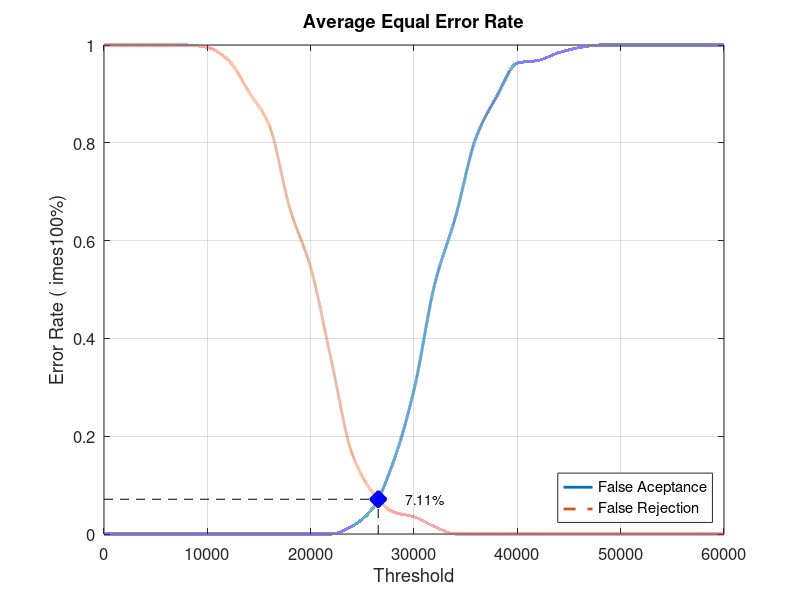
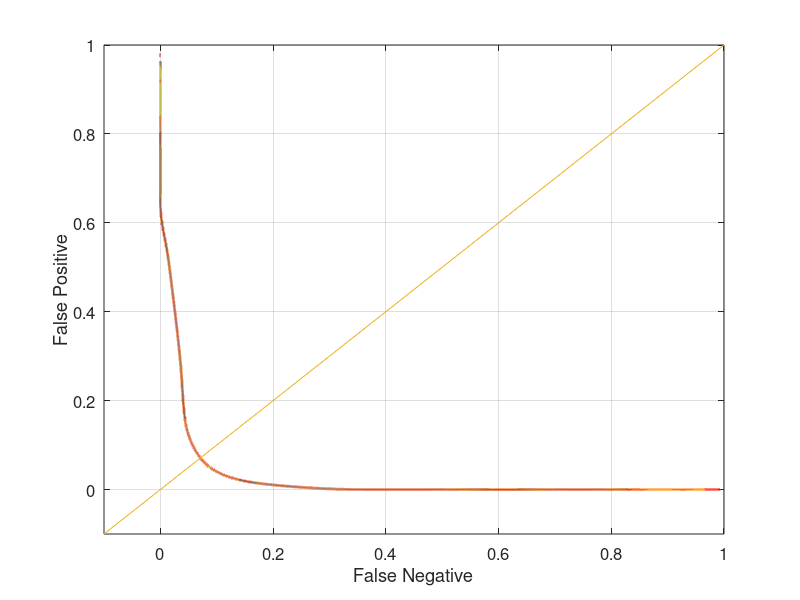

Here is the MATLAB script that generated these plots, in order:
close all;
clear;
clc;
x = 0:2000:60000;
xq = 0:0.5:60000;

y0 = [0 0 0 0 0 0 0 0 0 0 0 0 0.0157895 0.0526316 0.147368 0.294737 0.510526 0.647368 0.810526 0.894737 0.963158 0.968421 0.984211 0.994737 1 1 1 1 1 1 1]
yy0 = interp1(x, y0, xq, 'pchip');
y1 = [1 1 1 1 1 0.995 0.97 0.905 0.835 0.665 0.545 0.355 0.165 0.085 0.045 0.035 0.015 0 0 0 0 0 0 0 0 0 0 0 0 0 0]
yy1 = interp1(x, y1, xq, 'pchip');

% Calculating EER: 
y2 = abs(y0 - y1);
find(y2 == min(y2))
yy2 = abs(yy0 - yy1);
xEER = find(yy2 == min(yy2));
xEERIndex = xq(xEER) % X-axis EER
yEER = yy0(xEER) % Y-axis EER

main = figure
plot(xq, yy0,'-','LineWidth', 2);	hold on
plot(xq, yy1,'--','LineWidth', 2);	hold on
plot([xEERIndex xEERIndex], [0 yEER], 'k--');	hold on
plot([0 xEERIndex], [yEER yEER], 'k--');	hold on
plot(xEERIndex, yEER, 'bx', 'LineWidth', 10);	hold on
text(xEERIndex + 10 * xEERIndex / 100, yEER, [num2str(round((10000 * yEER)) / 100) '%'])
legend('False Aceptance', 'False Rejection', 'Location', 'SouthEast')
xlabel('Threshold')
ylabel('Error Rate (	imes100%)')
title('Average Equal Error Rate')
set(gca, 'FontSize', 12)
axis([0 60000 0 1])
grid on

print(main, 'Database3_3Main', '-dpng');
FNRxFPR = figure('Color', [1 1 1]);
plot(yy1, yy0, '-', yy1, yy0, 'LineWidth', 2);
hold on
y = -0.1:0.1:1
plot(y, y); 
set(gca, 'FontSize', 12)
xlabel('False Negative')
ylabel('False Positive')
axis([-0.1 1 -0.1 1])
set(gca, 'FontSize', 12)
grid on

print(FNRxFPR, 'Database3_3FNRxFPR','-dpng');
